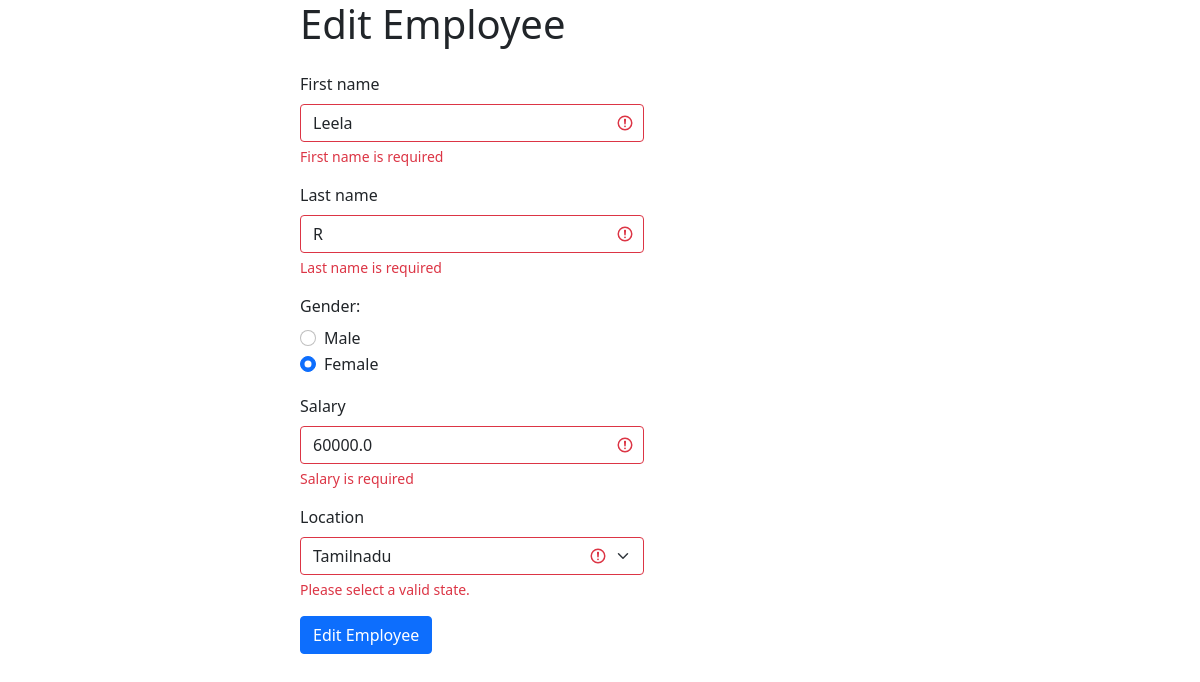
Screenshot of /edit?id=3 with the database file from the repository.
### main.py (models this page shows)
class Employee(db.Model):
    id=db.Column(db.Integer,primary_key=True)
    firstname = db.Column(db.String(100), unique=True, nullable=False)
    lastname = db.Column(db.String(100), nullable=False)
    gender= db.Column(db.String(10), nullable=False)
    salary=db.Column(db.Float, nullable=False)
    location=db.Column(db.String(100), nullable=False)

### main.py (the view, shortened to what this page needs)
@app.route("/edit",methods=['GET','POST'])
def edit():
    emp_id=request.args.get('id')
    employee_record=Employee.query.get(emp_id)
    return render_template("edit.html",emp_record=employee_record)

### templates/edit.html (shortened to what this page needs)
<!DOCTYPE html>
<html lang="en">
<head>
    <link href="https://cdn.jsdelivr.net/npm/bootstrap@5.0.2/dist/css/bootstrap.min.css" rel="stylesheet">
    <link rel="stylesheet" href="static/style.css">
</head>
<body class="add">
    <div>
        <h1>Edit Employee</h1>
    <form class="row g-3 size" action="{{url_for('edit')}}" method="POST">
        <div class="col-md-12">
          <label for="firstname" class="form-label">First name</label>
          <input type="text" class="form-control is-invalid" name="firstname" id="firstname" value="{{emp_record.firstname}}" required>
          <div class="invalid-feedback">
            First name is required
          </div>
        </div>
        <div class="col-md-12">
          <label for="validationServer02" class="form-label">Last name</label>
          <input type="text" class="form-control is-invalid" name="lastname" id="validationServer02" value="{{emp_record.lastname}}" required>
          <div class="invalid-feedback">
            Last name is required
          </div>
        </div>
        <div class="col-md-12">
            <label for="validationServer02" class="form-label">Gender:</label>
            <div class="form-check">
                <input class="form-check-input" type="radio" name="gender" value="Male" id="Male"
                >
                <label class="form-check-label" for="Male">
                  Male
                </label>
              </div>
              <div class="form-check">
                <input class="form-check-input" type="radio" name="gender" value="Female" id="Female"
                        {% if emp_record.gender=="Female" %}
                       checked
                       {% endif %}
                >
                <label class="form-check-label" for="Female">
                  Female
                </label>
              </div>
        </div>
        <div class="col-md-12">
            <label for="validationServer01" class="form-label">Salary</label>
            <input type="text" class="form-control is-invalid" name="salary" id="validationServer01" value="{{emp_record.salary}}" required>
            <div class="invalid-feedback">
              Salary is required
            </div>
          </div>
        <div class="col-md-12">
          <label for="validationServer04" class="form-label">Location</label>
          <select class="form-select is-invalid" name="location" id="validationServer04" aria-describedby="validationServer04Feedback"  required>
            <option value="Tamilnadu"
                     {% if emp_record.location=="Tamilnadu" %}
                       selected
                       {% endif %}
            >Tamilnadu</option>
          </select>
          <div id="validationServer04Feedback" class="invalid-feedback">
            Please select a valid state.
          </div>
        </div>
        <div class="col-12">
          <button class="btn btn-primary" type="submit">Edit Employee</button>
        </div>
      </form>
    </div>
</body>
</html>

### static/style.css (style rules this page uses)
html { margin: 0; padding: 0; }
body { margin:5% 10%; }
.size { width: 60%; }
.add { margin: 0 25%; }

### rows the page displays
Employee: firstname "Leela", lastname "R", gender "☐ Male", gender "☑ Female", salary "60000.0", location "Tamilnadu"
